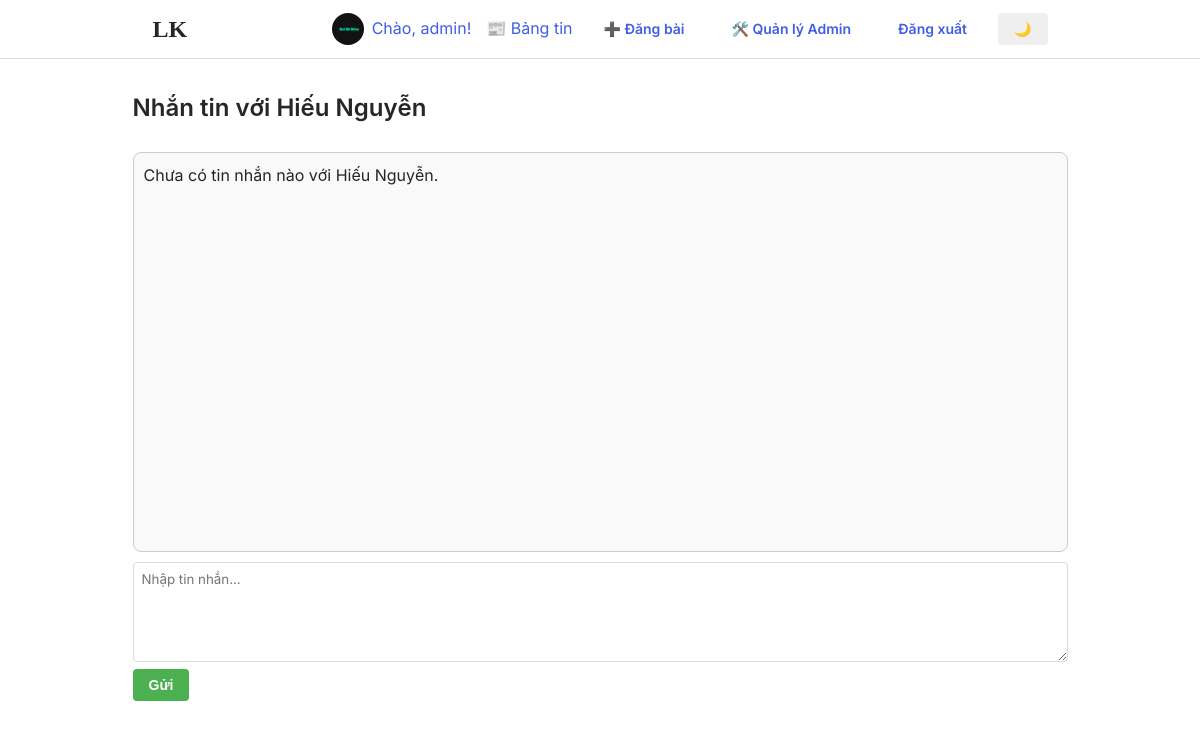
Screenshot of /chat/1 (signed in) with the database file from the repository.
### app/models.py (models this page shows, shortened)
class User(db.Model, UserMixin):
    id = db.Column(db.Integer, primary_key=True)
    username = db.Column(db.String(64), unique=True, nullable=False)
    email = db.Column(db.String(120), unique=True, nullable=False)
    password = db.Column(db.String(128), nullable=False)
    avatar = db.Column(db.String(200), default='default.jpg')
    total_hearts = db.Column(db.Integer, default=0)
    is_admin = db.Column(db.Boolean, default=False)
    is_active = db.Column(db.Boolean, default=True)
    posts = db.relationship('Post', back_populates='user', lazy=True, cascade='all, delete-orphan')
    comments = db.relationship('Comment', back_populates='user', lazy=True, cascade='all, delete-orphan')
    post_likes = db.relationship('Like', back_populates='user', lazy=True)
    comment_likes = db.relationship('Comment', secondary=comment_likes, back_populates='liked_by', lazy='dynamic')
    sent_messages = db.relationship('Message', foreign_keys='Message.sender_id', back_populates='sender', lazy=True)
    received_messages = db.relationship('Message', foreign_keys='Message.receiver_id', back_populates='receiver', lazy=True)
    sent_friend_requests = db.relationship('Friendship', foreign_keys='Friendship.user_id', back_populates='user', lazy=True)
    received_friend_requests = db.relationship('Friendship', foreign_keys='Friendship.friend_id', back_populates='friend', lazy=True)
    calls_made = db.relationship('Call', foreign_keys='Call.caller_id', back_populates='caller', lazy=True)
    calls_received = db.relationship('Call', foreign_keys='Call.callee_id', back_populates='callee', lazy=True)

### app/routes.py (the view, shortened to what this page needs)
@main.route('/chat/<int:friend_id>', methods=['GET', 'POST'])
@login_required
def chat(friend_id):
    friend = User.query.get_or_404(friend_id)
    messages = Message.query.filter(
        or_(
            and_(Message.sender_id == current_user.id, Message.receiver_id == friend_id),
            and_(Message.sender_id == friend_id, Message.receiver_id == current_user.id)
        )
    ).order_by(Message.created_at.asc()).all()
    tz_hanoi = timezone('Asia/Ho_Chi_Minh')
    return render_template('chat.html', friend=friend, messages=messages)

### app/templates/chat.html (shortened to what this page needs)
{% extends 'base.html' %}
{% block content %}
<h2>Nhắn tin với {{ friend.username }}</h2>
<div class="chat-box" style="border:1px solid #ccc; padding:10px; height:400px; overflow-y:auto; margin-bottom:10px; background:#f9f9f9;">
  {% for msg in messages %}
    <div style="margin:5px 0; text-align: {{ 'right' if msg.sender_id == current_user.id else 'left' }};">
      <div style="
          display: inline-block;
          padding: 8px 12px;
          border-radius: 15px;
          max-width: 70%;
          background-color: {{ '#d1e7dd' if msg.sender_id == current_user.id else '#e2e3e5' }};
          color: #333;
          ">
        <strong>{{ 'Bạn' if msg.sender_id == current_user.id else friend.username }}</strong><br>
        {{ msg.content|e }}<br>
        <small style="color:gray;">{{ msg.timestamp.strftime('%d/%m/%Y %H:%M') if msg.timestamp else 'N/A' }}</small>
      </div>
    </div>
  {% else %}
    <p>Chưa có tin nhắn nào với {{ friend.username }}.</p>
  {% endfor %}
</div>
<form method="POST" action="{{ url_for('main.chat', friend_id=friend.id) }}">
  <textarea name="content" rows="3" class="form-control" placeholder="Nhập tin nhắn..." required></textarea><br>
  <button type="submit" class="btn btn-success">Gửi</button>
</form>
{% endblock %}

### app/templates/base.html (shortened to what this page needs)
<!DOCTYPE html>
<html lang="en">
<head>
  <link rel="stylesheet" href="{{ url_for('static', filename='css/style.css') }}">
</head>
<body>
  <header class="navbar">
    <div class="container">
      <a href="{{ url_for('main.home') }}" class="logo">LK</a>
      <nav class="nav-links">
        {% if current_user.is_authenticated %}
          <div class="user-info">
            <img src="{{ url_for('static', filename='avatars/' + (current_user.avatar or 'default.jpg')) }}" alt="Avatar" class="avatar">
            <a href="{{ url_for('main.profile') }}" class="username">Chào, {{ current_user.username }}!</a>
          </div>
          <a href="{{ url_for('main.feed') }}">📰 Bảng tin</a>
          <a href="{{ url_for('main.create_post') }}" class="btn">➕ Đăng bài</a>
          {% if current_user.is_admin %}
            <a href="{{ url_for('admin.dashboard') }}" class="btn btn-admin">🛠️ Quản lý Admin</a>
          {% endif %}
          <a href="{{ url_for('main.logout') }}" class="btn">Đăng xuất</a>
        {% else %}
          <a href="{{ url_for('main.login') }}" class="btn">Đăng nhập</a>
          <a href="{{ url_for('main.register') }}" class="btn btn-primary">Đăng ký</a>
        {% endif %}
        <button id="darkModeToggle" class="btn btn-toggle" title="Chuyển chế độ sáng/tối">
          <span class="toggle-icon">🌙</span>
        </button>
      </nav>
    </div>
  </header>
  <main class="main-content container">
    {% block content %}{% endblock %}
  </main>
</body>
</html>

### app/static/css/style.css (style rules this page uses)
:root { --primary-color: #405DE6; --secondary-color: #5851DB; --accent-color: #833AB4; --red: #ed4956; --green: #4CAF50; --bg-color: #ffffff; --text-color: #262626; --light-gray: #fafafa; --medium-gray: #dbdbdb; --dark-gray: #8e8e8e; --border-color: #dbdbdb; --header-bg: #ffffff; --comment-bg: #f5f5f5; --card-bg: #ffffff; --btn-bg: #e0e0e0; --btn-text: #262626; --btn-primary-bg: #405DE6; --btn-primary-text: #ffffff; --btn-danger-bg: #dc3545; }
* { box-sizing: border-box; margin: 0; padding: 0; }
body { font-family: 'Inter', -apple-system, BlinkMacSystemFont, "Segoe UI", Roboto, Helvetica, Arial, sans-serif; background-color: var(--bg-color); color: var(--text-color); line-height: 1.6; transition: background-color 0.3s ease, color 0.3s ease; }
a { color: var(--primary-color); text-decoration: none; }
img { max-width: 100%; height: auto; }
.container { max-width: 935px; margin: 0 auto; padding: 0 20px; }
.main-content { padding: 30px 0; }
h1, h2, h3, h4 { margin-bottom: 1rem; font-weight: 600; }
h2 { font-size: 1.5rem; margin-bottom: 1.5rem; }
.btn { display: inline-block; padding: 0.5rem 1rem; border-radius: 4px; font-weight: 600; font-size: 0.875rem; cursor: pointer; transition: all 0.3s ease; text-align: center; border: none; }
.btn-success { background-color: var(--green); color: white; }
.avatar { --avatar-size: 32px; width: var(--avatar-size); height: var(--avatar-size); border-radius: 50%; object-fit: cover; object-position: center; aspect-ratio: 1/1; display: block; image-rendering: -webkit-optimize-contrast; image-rendering: crisp-edges; -ms-interpolation-mode: bicubic; backface-visibility: hidden; transform: translateZ(0); will-change: transform; }
.form-control { width: 100%; padding: 0.5rem; border: 1px solid var(--border-color); border-radius: 4px; background-color: var(--bg-color); color: var(--text-color); font-family: inherit; }
textarea.form-control { min-height: 100px; resize: vertical; }
.navbar { background-color: var(--header-bg); border-bottom: 1px solid var(--border-color); padding: 10px 0; position: sticky; top: 0; z-index: 100; }
.navbar .container { display: flex; justify-content: space-between; align-items: center; }
.logo { font-size: 1.5rem; font-weight: 600; color: var(--text-color); font-family: 'Billabong', cursive; }
.nav-links { display: flex; align-items: center; gap: 15px; }
.user-info { display: flex; align-items: center; gap: 8px; }
.chat-box { background-color: var(--card-bg); border: 1px solid var(--border-color); border-radius: 8px; padding: 1rem; margin-bottom: 1rem; height: 400px; overflow-y: auto; }

### rows the page displays
User: avatar (placeholder picture), username "admin"
User: username "Hiếu Nguyễn"
